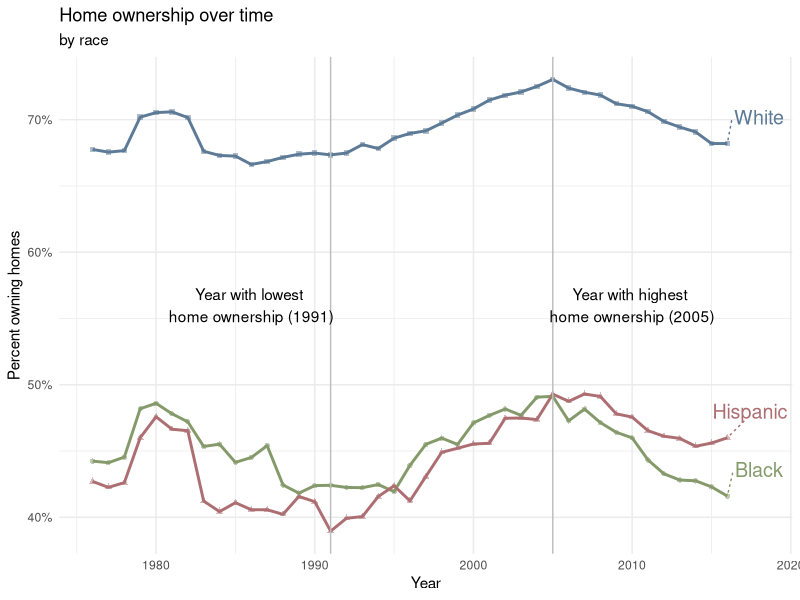
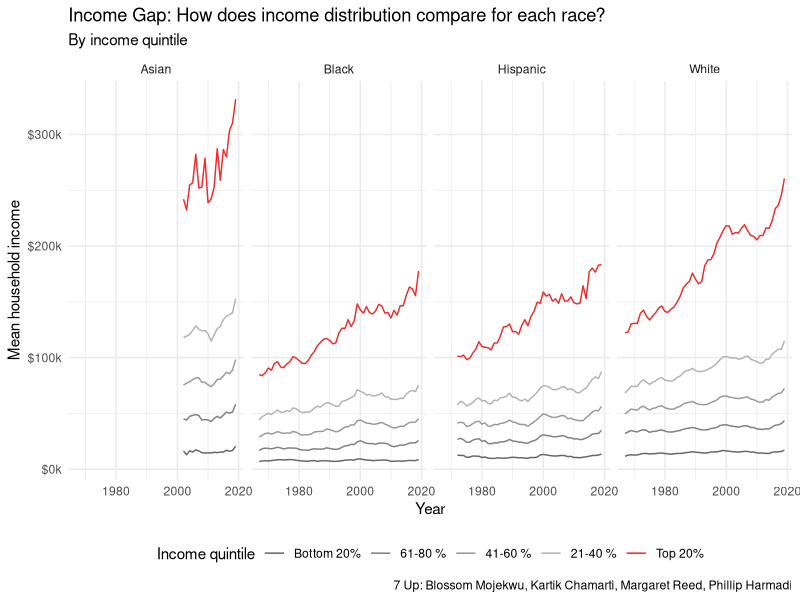
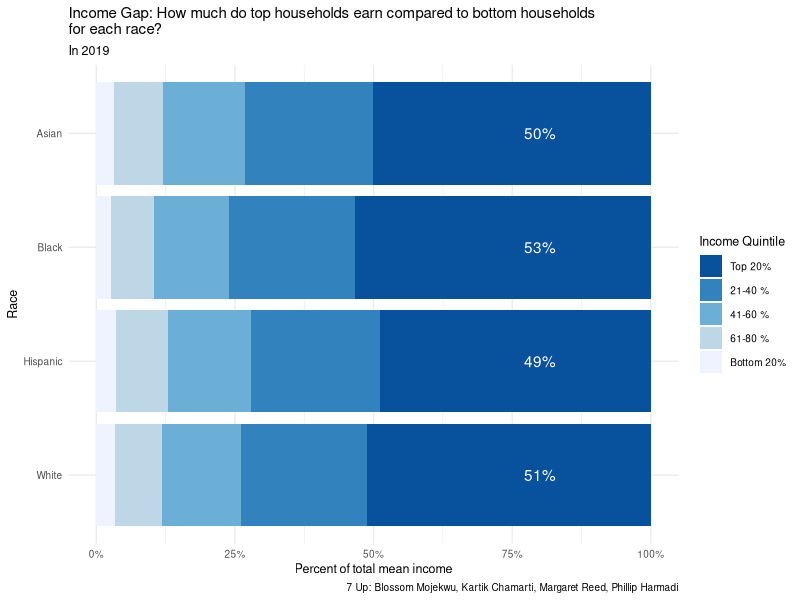

Source code (R) for these figures, in order:
## ---- chunk 1
knitr::opts_chunk$set(echo = TRUE)
## ---- chunk 2
library(tidyverse)
library(viridis)
library(ggrepel)
library(ggthemes)
# library(gganimate)
## ---- chunk 3
income_mean <- read_csv(file = "../data/income_mean.csv")
home_owner <- read_csv(file = "../data/home_owner.csv")
## ---- chunk 4
lowest_year <- home_owner %>%
  group_by(year) %>%
  summarize(mean_pct_unweighted = mean(home_owner_pct)) %>%
  arrange(mean_pct_unweighted) %>%
  slice(1) %>%
  pull(year)
highest_year <- home_owner %>%
  group_by(year) %>%
  summarize(mean_pct_unweighted = mean(home_owner_pct)) %>%
  arrange(desc(mean_pct_unweighted)) %>%
  slice(1) %>%
  pull(year)

last_year <- home_owner %>%
  group_by(race) %>%
  filter(year == max(year))
## ---- chunk 5
home_owner %>%
  ggplot(
    aes(x = year, y = home_owner_pct, color = race, shape = race)
  ) +
  geom_line(size = 1) +
  geom_point(alpha = 0.5, size = 1.5) +
  geom_vline(aes(xintercept = lowest_year), color = "grey") +
  geom_vline(aes(xintercept = highest_year), color = "grey") +
  annotate(geom = "text",
    x = lowest_year - 5, 
    y = 0.56,
    label = paste0("Year with lowest \nhome ownership (", lowest_year, ")"),
    color = "black"
    ) +
  annotate(
    geom = "text",
    x = highest_year + 5, 
    y = 0.56, 
    label = paste0("Year with highest \nhome ownership (", highest_year, ")"), 
    color = "black"
    ) +
  geom_text_repel(data = last_year,
                  aes(label = race),
                  direction = "y",
                  nudge_x = 2,
                  nudge_y = 0.02,
                  size = 5,
                  segment.linetype = "dotted") +
  scale_color_manual(values = c("#859a6a", "#ad6e72", "#5d7a96")) +
  scale_y_continuous(labels = scales::percent_format(scale = 100)) +
  labs(
    x = "Year",
    y = "Percent owning homes",
    color = "Race",
    shape = "Race",
    title = "Home ownership over time",
    subtitle = "by race"
  ) +
  theme_minimal() +
  theme(legend.position = "none")
## ---- chunk 6
income_mean <- income_mean %>%
  filter(!str_detect(race, "Combination"),
         !str_detect(race, "Not Hispanic"),
         !str_detect(race, "All"),
         dollar_type == "2019 Dollars",
         income_quintile != "Top 5%") %>%
  group_by(year, race, income_quintile) %>%
  summarize(income_dollars =  mean(income_dollars), 
            .groups = "drop") %>%
  mutate(race = str_remove(race, ',?\\s(.*)'),
         income_quintile = ordered(income_quintile, c("Lowest", "Second", 
                                                      "Middle", "Fourth", 
                                                      "Highest")),
      income_percentile = case_when(
        income_quintile == "Top 5%"   ~ "1st - 5th",
        income_quintile == "Highest"  ~ "Top 20%",
        income_quintile == "Fourth"   ~ "21-40 %",
        income_quintile == "Middle"   ~ "41-60 %",
        income_quintile == "Second"   ~ "61-80 %",
        income_quintile == "Lowest"   ~ "Bottom 20%"),
        income_percentile = ordered(income_percentile, 
                                  c("Bottom 20%", "61-80 %", "41-60 %", 
                                    "21-40 %", "Top 20%")))
## ---- chunk 7
highest_perc_table <- income_mean %>%
  filter(year == 2019) %>%
  group_by(race) %>%
  transmute(income_quintile, percent = income_dollars/sum(income_dollars)) %>%
  filter(income_quintile == "Highest")
## ---- chunk 8
income_mean %>%
  ggplot(
    aes(x = year, y = income_dollars, color = income_percentile)
  ) +
  geom_line() +
  facet_wrap(.~race, nrow = 1) +
  scale_y_continuous(labels = scales::label_number(big.mark = ",", 
                                                   scale = 0.001, 
                                                   suffix = "k",
                                                   prefix = "$")) +
  scale_color_manual(values = c("grey40", "grey50", "grey60", "grey70", 
                                "firebrick2")) +
  labs(
    title = "Income Gap: How does income distribution compare for each race?",
    subtitle = "By income quintile",
    x = "Year", 
    y = "Mean household income", 
    color = "Income quintile",
    caption = "7 Up: Blossom Mojekwu, Kartik Chamarti, Margaret Reed, Phillip Harmadi"
    ) +
  theme_minimal() +
  theme(legend.position = "bottom")
## ---- chunk 9
income_mean %>%
  filter(year == 2019) %>%
  ggplot(
    aes(x = income_dollars,
        y = reorder(race, desc(race)))
    ) + 
  geom_bar(
    position = "fill", 
    stat = "identity", 
    aes(fill = reorder(income_percentile, desc(income_percentile)))
    ) +
  geom_text(
    data = highest_perc_table, 
    aes(
      y = race, label = paste0(round(percent, 2)*100, "%")),
    x = 0.8, 
    color = "white") +
  scale_fill_brewer(type = "seq", palette = "Blues", direction = -1) +
  labs(
    title = "Income Gap: How much do top households earn compared to bottom households \nfor each race?",
    subtitle = "In 2019",
    x = "Percent of total mean income", 
    y = "Race", 
    fill = "Income Quintile",
    caption = "7 Up: Blossom Mojekwu, Kartik Chamarti, Margaret Reed, Phillip Harmadi"
    ) +
  scale_colour_viridis_d() +
  scale_x_continuous(labels = scales::percent_format(scale = 100)) +
  theme_minimal(base_size = 10) +
  theme(text = element_text(size = 9))
